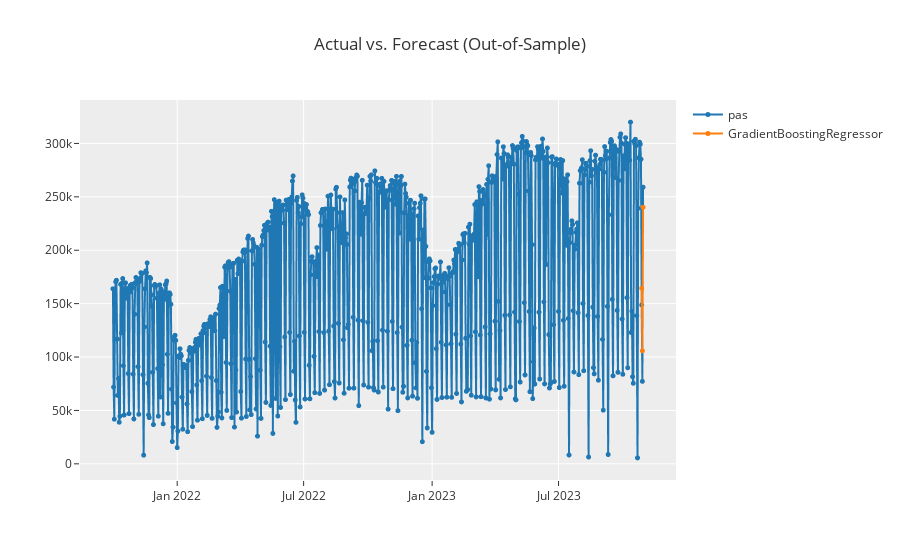

Source (notebook cell):
### Markdown cell above
# Analyze Model

### Code cell
# plot forecast
plot_model(best, plot = 'forecast')

### Figure 1 — Plotly figure (JSON) as saved in the notebook; plotly's stock layout.template omitted (floating-point values rounded to 4 significant figures; data arrays with more than 128 entries replaced by an {"elided": "..."} marker saying what was removed)
{"data": [{"line": {"color": "rgb(31, 119, 180)", "width": 2}, "marker": {"color": "rgb(31, 119, 180)", "size": 5}, "mode": "lines+markers", "name": "pas", "type": "scattergl", "x": {"elided": "760 str values"}, "xaxis": "x", "y": {"elided": "760 int values"}, "yaxis": "y"}, {"line": {"color": "rgb(255, 127, 14)", "width": 2}, "marker": {"color": "rgb(255, 127, 14)", "size": 5}, "mode": "lines+markers", "name": "GradientBoostingRegressor", "type": "scattergl", "x": {"elided": "760 str values"}, "xaxis": "x", "y": {"elided": "760 float values"}, "yaxis": "y"}], "layout": {"showlegend": true, "title": {"text": "Actual vs. Forecast (Out-of-Sample)"}, "xaxis": {"anchor": "y", "domain": [0, 1]}, "yaxis": {"anchor": "x", "domain": [0, 1]}}}
